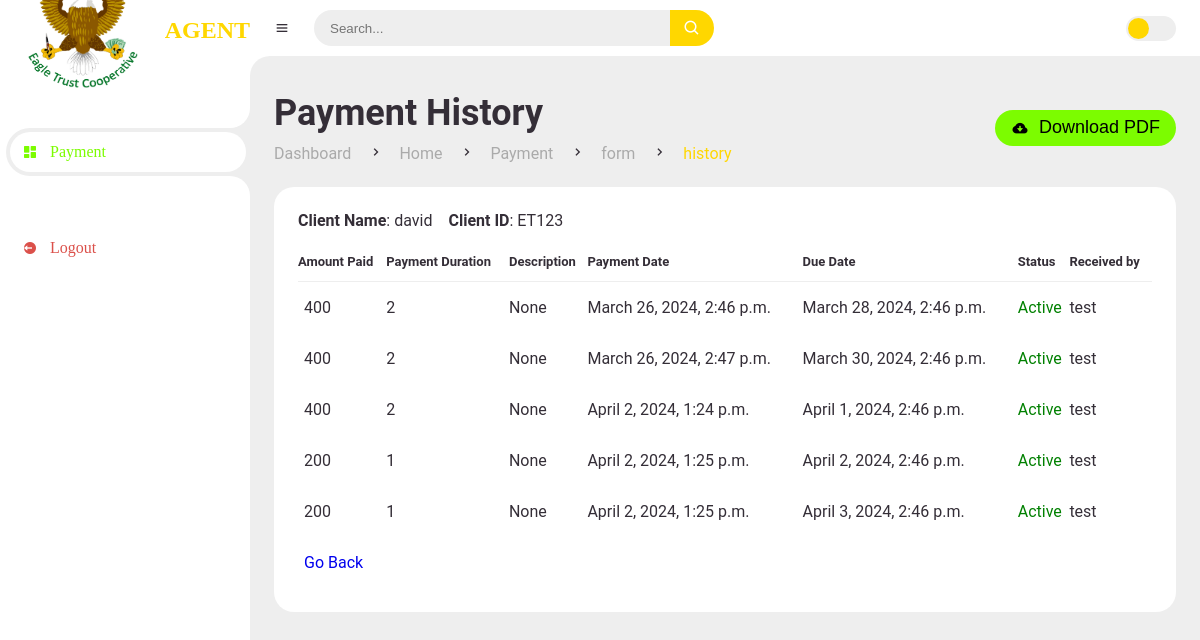
The page /payment-history/ET123/ on the database its author committed.
### dashboard/models.py (models this page shows, shortened)
class Customer(models.Model):
    customer_id = models.CharField(primary_key=True, max_length=50, unique=True)
    username = models.CharField(max_length=255, unique=True)
    email = models.EmailField(unique=True)
    date_created = models.DateTimeField(auto_now_add=True, null=True)
    payment_category = models.IntegerField(default=0)
    phone_number = models.CharField(max_length=11, null=True, unique=True)

class Payments(models.Model):
    customer = models.ForeignKey(Customer, on_delete=models.CASCADE, related_name='payments')
    amount_paid = models.IntegerField(default=0)
    payment_duration = models.IntegerField(default=0)
    description = models.CharField(max_length=200, null=True, blank=True)
    payment_date = models.DateTimeField(auto_now_add=True, null=True)
    expiry_date = models.DateTimeField(null=True, blank=True)
    status = models.CharField(max_length=20, null=True, blank=True)
    received_by = models.ForeignKey(Agent, on_delete=models.SET_NULL, null=True, blank=True, related_name='received_payments')

class Agent(models.Model):
    agent_id = models.CharField(primary_key=True, max_length=50, unique=True)
    username = models.CharField(max_length=255, unique=True)
    email = models.EmailField(unique=True)
    date_created = models.DateTimeField(auto_now_add=True, null=True)
    phone_number = models.CharField(max_length=11, null=True, unique=True)
    def __str__(self):
        return self.username

### dashboard/views.py (the view)
# urls.py: path('payment-history/<str:user_id>/', views.client_payment_history, name='client_payment_history'),
def client_payment_history(request, user_id):
    user = get_object_or_404(Customer, customer_id=user_id)
    user_payments = Payments.objects.filter(customer__customer_id=user_id)
    return render(request, 'dashboard/agent/history.html', {'user': user, 'user_payments': user_payments})

### templates/dashboard/agent/history.html (shortened to what this page needs)
{% extends 'main/agent_main.html' %}
{% load static %}
{% block content %}
		<main>
			<div class="head-title">
				<div class="left">
					<h1>Payment History</h1>
					<ul class="breadcrumb">
						<li>
							<a href="#">Dashboard</a>
						</li>
						<li><i class='bx bx-chevron-right' ></i></li>
						<li>
							<a href="#">Home</a>
						</li>
                        <li><i class='bx bx-chevron-right' ></i></li>
						<li>
							<a href="#">Payment</a>
						</li>
                        <li><i class='bx bx-chevron-right' ></i></li>
						<li>
							<a href="#">form</a>
						</li>
						<li><i class='bx bx-chevron-right' ></i></li>
						<li>
							<a class="active" href="#">history</a>
						</li>
					</ul>
				</div>
				<div href="#" class="download">
					<button>
						<i class='bx bxs-cloud-download' ></i>
						<span class="text">Download PDF</span>
					</button>
				</div>
			</div>
			<div class="table-data" >
				<div class="order">
					<div class="head">
						<p><span><b>Client Name</b>: {{user.username}}</span></p>
						<p><span><b>Client ID</b>: {{user.customer_id }}</span></p>
					</div>
					<table id="table">
						<thead>
							<tr>
								<th>Amount Paid</th>
								<th>Payment Duration</th>
								<th>Description</th>
								<th>Payment Date</th>
								<th>Due Date</th>
								<th>Status</th>
								<th>Received by</th>
							</tr>
						</thead>
						<tbody>
							{% if user_payments %}
								{% for payment in user_payments  %}
								<tr>
									<td>{{ payment.amount_paid }}</td>
									<td>{{ payment.payment_duration }}</td>
									<td>{{ payment.description }}</td>
									<td>{{ payment.payment_date }}</td>
									<td>{{ payment.expiry_date }}</td>
									<td>
										{% if payment.expiry_date < now %}
										<p style='color:red;'>Active</p>
										{% else %}
											<p style='color:green;'>Active</p>
										{% endif %}
									</td>
									<td>{{ payment.received_by }}</td>
								</tr>
								{% endfor %}
							{% else %}
								<tr>
									<td colspan="6">No data available</td>
								</tr>
							{% endif %}
							<tr>
								<td>
									<a href="#" onclick="goBack()">Go Back</a>
								</td>
							</tr>
						</tbody>
					</table>
				</div>
			</div>
		</main>
	</section>
{% endblock %}

### static/css/style.css (style rules this page uses)
* { margin: 0; padding: 0; box-sizing: border-box; }
a { text-decoration: none; }
li { list-style: none; }
:root { --poppins: 'ROBOTO'; --lato: 'SEGOI UI'; --light: #Fff; --blue:#FFD700; --light-blue: #CFE8FF; --grey: #eee; --dark-grey: #AAAAAA; --dark: #342E37; --red: #DB504A; --yellow: #FFCE26; --light-yellow: #FFF2C6; --orange: #FD7238; --light-orange: #FFE0D3; }
html { overflow-x: hidden; }
body { background: var(--grey); overflow-x: hidden; }
#content main { width: 100%; padding: 36px 24px; font-family: var(--poppins); max-height: calc(100vh - 56px); overflow-y: auto; }
#content main .head-title { display: flex; align-items: center; justify-content: space-between; grid-gap: 16px; flex-wrap: wrap; }
#content main .head-title .left h1 { font-size: 36px; font-weight: 600; margin-bottom: 10px; color: var(--dark); }
#content main .head-title .left .breadcrumb { display: flex; align-items: center; grid-gap: 16px; }
#content main .head-title .left .breadcrumb li { color: var(--dark); }
#content main .head-title .left .breadcrumb li a { color: var(--dark-grey); pointer-events: none; }
#content main .head-title .left .breadcrumb li a.active { color: var(--blue); pointer-events: unset; }
#content main .head-title .download button { height: 36px; padding: 0 16px; border-radius: 36px; background: #7CFC00; color: black; display: flex; justify-content: center; align-items: center; grid-gap: 10px; font-weight: 500; }
#content main .table-data { display: flex; flex-wrap: wrap; grid-gap: 24px; margin-top: 24px; width: 100%; color: var(--dark); }
#content main .table-data > div { border-radius: 20px; background: var(--light); padding: 24px; overflow-x: auto; }
#content main .table-data .head { display: flex; align-items: center; grid-gap: 16px; margin-bottom: 24px; }
#content main .table-data .order { flex-grow: 1; flex-basis: 500px; }
#content main .table-data .order table { width: 100%; border-collapse: collapse; }
#content main .table-data .order table th { padding-bottom: 12px; font-size: 13px; text-align: left; border-bottom: 1px solid var(--grey); }
#content main .table-data .order table td { padding: 16px 0; }
#content main .table-data .order table tr td:first-child { display: flex; align-items: center; grid-gap: 12px; padding-left: 6px; }

### static/css/payment.css (style rules this page uses)
button { font-size: 18px; font-weight: 400; color: #fff; padding: 14px 22px; border: none; background: green; border-radius: 6px; cursor: pointer; }

### rows shown on the page
Customer: username "david", customer_id "ET123"
Payments: amount_paid "400", payment_duration "2", description "None", payment_date "March 26, 2024, 2:46 p.m.", expiry_date "March 28, 2024, 2:46 p.m.", shows "Active", received_by "test"
Payments: amount_paid "400", payment_duration "2", description "None", payment_date "March 26, 2024, 2:47 p.m.", expiry_date "March 30, 2024, 2:46 p.m.", shows "Active", received_by "test"
Payments: amount_paid "400", payment_duration "2", description "None", payment_date "April 2, 2024, 1:24 p.m.", expiry_date "April 1, 2024, 2:46 p.m.", shows "Active", received_by "test"
Payments: amount_paid "200", payment_duration "1", description "None", payment_date "April 2, 2024, 1:25 p.m.", expiry_date "April 2, 2024, 2:46 p.m.", shows "Active", received_by "test"
Payments: amount_paid "200", payment_duration "1", description "None", payment_date "April 2, 2024, 1:25 p.m.", expiry_date "April 3, 2024, 2:46 p.m.", shows "Active", received_by "test"
